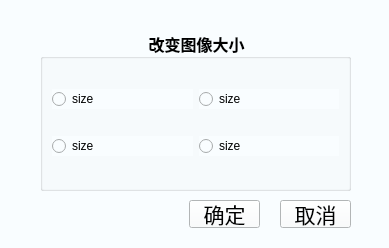
<?xml version="1.0" encoding="UTF-8"?>
<ui version="4.0">
 <class>ChangeSizeWidget</class>
 <widget class="QWidget" name="ChangeSizeWidget">
  <property name="geometry">
   <rect>
    <x>0</x>
    <y>0</y>
    <width>389</width>
    <height>248</height>
   </rect>
  </property>
  <property name="font">
   <font>
    <pointsize>16</pointsize>
   </font>
  </property>
  <property name="windowTitle">
   <string>改变图片大小</string>
  </property>
  <property name="windowIcon">
   <iconset resource="resource.qrc">
    <normaloff>:/image/images/photo.png</normaloff>:/image/images/photo.png</iconset>
  </property>
  <property name="styleSheet">
   <string notr="true">background-color:rgb(249, 253, 255);
color:black;</string>
  </property>
  <widget class="QGroupBox" name="gridGroupBox">
   <property name="geometry">
    <rect>
     <x>40</x>
     <y>30</y>
     <width>311</width>
     <height>161</height>
    </rect>
   </property>
   <property name="font">
    <font>
     <family>等线</family>
     <pointsize>12</pointsize>
     <bold>true</bold>
    </font>
   </property>
   <property name="title">
    <string>改变图像大小</string>
   </property>
   <property name="alignment">
    <set>Qt::AlignCenter</set>
   </property>
   <layout class="QGridLayout" name="gridLayout">
    <item row="1" column="0">
     <widget class="QRadioButton" name="choice3">
      <property name="text">
       <string>size</string>
      </property>
     </widget>
    </item>
    <item row="0" column="1">
     <widget class="QRadioButton" name="choice2">
      <property name="text">
       <string>size</string>
      </property>
     </widget>
    </item>
    <item row="0" column="0">
     <widget class="QRadioButton" name="choice1">
      <property name="text">
       <string>size</string>
      </property>
     </widget>
    </item>
    <item row="1" column="1">
     <widget class="QRadioButton" name="choice4">
      <property name="text">
       <string>size</string>
      </property>
     </widget>
    </item>
   </layout>
  </widget>
  <widget class="QPushButton" name="saveChoiceButton">
   <property name="geometry">
    <rect>
     <x>189</x>
     <y>200</y>
     <width>71</width>
     <height>28</height>
    </rect>
   </property>
   <property name="text">
    <string>确定</string>
   </property>
  </widget>
  <widget class="QPushButton" name="cancelButton">
   <property name="geometry">
    <rect>
     <x>280</x>
     <y>200</y>
     <width>71</width>
     <height>28</height>
    </rect>
   </property>
   <property name="text">
    <string>取消</string>
   </property>
  </widget>
 </widget>
 <resources>
  <include location="resource.qrc"/>
 </resources>
 <connections/>
</ui>
